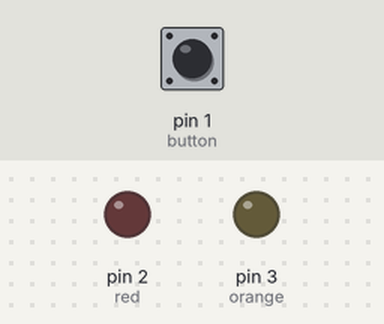
Recording of a sketch running on a simulated Arduino Uno, built with avr-gcc and run on an emulated ATmega328P. Parts: output pins drawn as LEDs (lit = HIGH). The inputs (shaded band) are chosen by the test bench; at power-on: pin 1 (button) HIGH.

Above: at 1.2 s.
1.3 s: pin 1 (button) pulled LOW for 0.15 s
At 1.57 s:
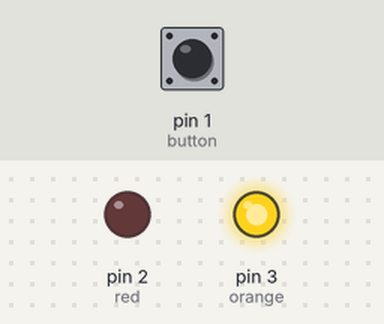
3.1 s: pin 1 (button) pulled LOW for 3.2 s
At 4.5 s:
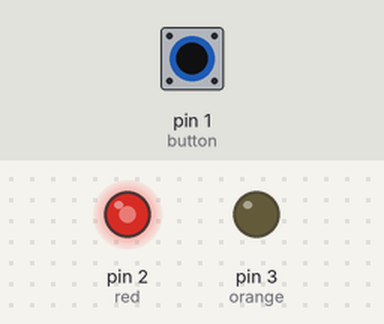
At 6.31 s:
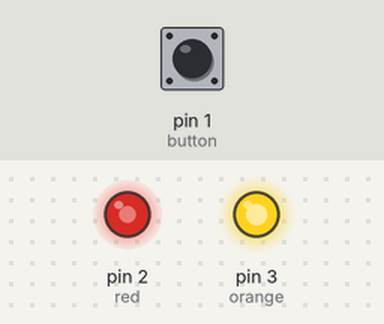
Timing chart, 0 to 8.0 s (numbered marks = the images above; inputs shaded):
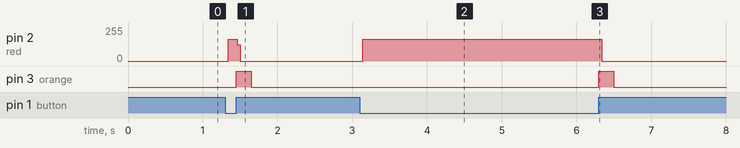

Measured:
- after the input at 1.3 s, pin 2 (red): 0/255 → 164/255 at once, → 0/255 0.12 s later; pin 3 (orange): LOW → HIGH after 0.15 s, → LOW 0.20 s later
- after the input at 3.1 s, pin 2 (red): 0/255 → 164/255 at once, → 0/255 3.2 s later; pin 3 (orange): LOW → HIGH after 3.2 s, → LOW 0.20 s later

The sketch:

prev_state.ino
```cpp
//this sketch allows a run of the mill button to have an action when after
//it's finished being depressed

int red = 2;
int orange = 3;
int button = 1;
int prevState = HIGH; //button not pressed

// the setup routine runs once when you press reset:
void setup() {
  // initialize the digital pin as an output.
  pinMode(red, OUTPUT);
  pinMode(orange, OUTPUT);
  pinMode(button, INPUT);
}

// the loop routine runs over and over again forever:
void loop() {
  //when the button is depressed, turn on the light
  if(digitalRead(button) == LOW){
       digitalWrite(red, HIGH);
      digitalWrite(orange, LOW);
      prevState = LOW;
  }
  if(digitalRead(button) == HIGH && prevState == LOW){
    digitalWrite(orange, HIGH);
    digitalWrite(red, LOW);
    prevState = HIGH;
    delay(200);
  }
  else{
    digitalWrite(orange, LOW);
    digitalWrite(red, LOW);
  }
}
```
